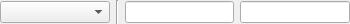
<?xml version="1.0" encoding="UTF-8"?>
<ui version="4.0">
 <class>Form</class>
 <widget class="QWidget" name="Form">
  <property name="geometry">
   <rect>
    <x>0</x>
    <y>0</y>
    <width>350</width>
    <height>24</height>
   </rect>
  </property>
  <property name="windowTitle">
   <string>Form</string>
  </property>
  <layout class="QHBoxLayout" name="horizontalLayout" stretch="3,0,3,3">
   <property name="leftMargin">
    <number>0</number>
   </property>
   <property name="topMargin">
    <number>0</number>
   </property>
   <property name="rightMargin">
    <number>0</number>
   </property>
   <property name="bottomMargin">
    <number>0</number>
   </property>
   <item>
    <widget class="QComboBox" name="ruleTypeDropdown"/>
   </item>
   <item>
    <widget class="Line" name="line">
     <property name="orientation">
      <enum>Qt::Vertical</enum>
     </property>
    </widget>
   </item>
   <item>
    <widget class="QLineEdit" name="attributeLineEdit"/>
   </item>
   <item>
    <widget class="QLineEdit" name="attributeValueLineEdit"/>
   </item>
  </layout>
 </widget>
 <resources/>
 <connections/>
</ui>
